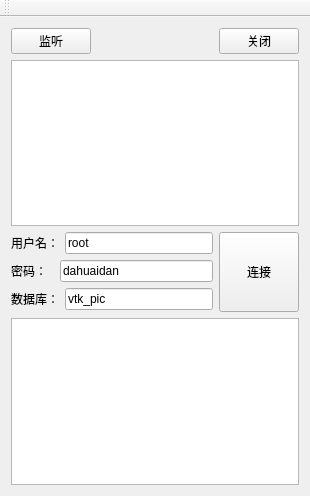
<?xml version="1.0" encoding="UTF-8"?>
<ui version="4.0">
 <class>MainWindow</class>
 <widget class="QMainWindow" name="MainWindow">
  <property name="geometry">
   <rect>
    <x>0</x>
    <y>0</y>
    <width>310</width>
    <height>496</height>
   </rect>
  </property>
  <property name="windowTitle">
   <string>MainWindow</string>
  </property>
  <widget class="QWidget" name="centralWidget">
   <layout class="QVBoxLayout" name="verticalLayout_2">
    <item>
     <layout class="QHBoxLayout" name="horizontalLayout">
      <item>
       <widget class="QPushButton" name="listen_BT">
        <property name="text">
         <string>监听</string>
        </property>
       </widget>
      </item>
      <item>
       <spacer name="horizontalSpacer">
        <property name="orientation">
         <enum>Qt::Horizontal</enum>
        </property>
        <property name="sizeHint" stdset="0">
         <size>
          <width>40</width>
          <height>20</height>
         </size>
        </property>
       </spacer>
      </item>
      <item>
       <widget class="QPushButton" name="close_BT">
        <property name="text">
         <string>关闭</string>
        </property>
       </widget>
      </item>
     </layout>
    </item>
    <item>
     <widget class="QTextEdit" name="info_Text"/>
    </item>
    <item>
     <layout class="QHBoxLayout" name="horizontalLayout_5">
      <item>
       <layout class="QVBoxLayout" name="verticalLayout">
        <item>
         <layout class="QHBoxLayout" name="horizontalLayout_2">
          <item>
           <widget class="QLabel" name="label">
            <property name="text">
             <string>用户名：</string>
            </property>
           </widget>
          </item>
          <item>
           <widget class="QLineEdit" name="user_LE">
            <property name="text">
             <string>root</string>
            </property>
           </widget>
          </item>
         </layout>
        </item>
        <item>
         <layout class="QHBoxLayout" name="horizontalLayout_3">
          <item>
           <widget class="QLabel" name="label_2">
            <property name="text">
             <string>密码：  </string>
            </property>
           </widget>
          </item>
          <item>
           <widget class="QLineEdit" name="password_LE">
            <property name="text">
             <string>dahuaidan</string>
            </property>
           </widget>
          </item>
         </layout>
        </item>
        <item>
         <layout class="QHBoxLayout" name="horizontalLayout_4">
          <item>
           <widget class="QLabel" name="label_3">
            <property name="text">
             <string>数据库：</string>
            </property>
           </widget>
          </item>
          <item>
           <widget class="QLineEdit" name="dbname_LE">
            <property name="text">
             <string>vtk_pic</string>
            </property>
           </widget>
          </item>
         </layout>
        </item>
       </layout>
      </item>
      <item>
       <widget class="QPushButton" name="connect_BT">
        <property name="minimumSize">
         <size>
          <width>75</width>
          <height>80</height>
         </size>
        </property>
        <property name="text">
         <string>连接</string>
        </property>
       </widget>
      </item>
     </layout>
    </item>
    <item>
     <widget class="QTableView" name="model_VIEW"/>
    </item>
   </layout>
  </widget>
  <widget class="QToolBar" name="mainToolBar">
   <attribute name="toolBarArea">
    <enum>TopToolBarArea</enum>
   </attribute>
   <attribute name="toolBarBreak">
    <bool>false</bool>
   </attribute>
  </widget>
 </widget>
 <layoutdefault spacing="6" margin="11"/>
 <resources/>
 <connections/>
</ui>
